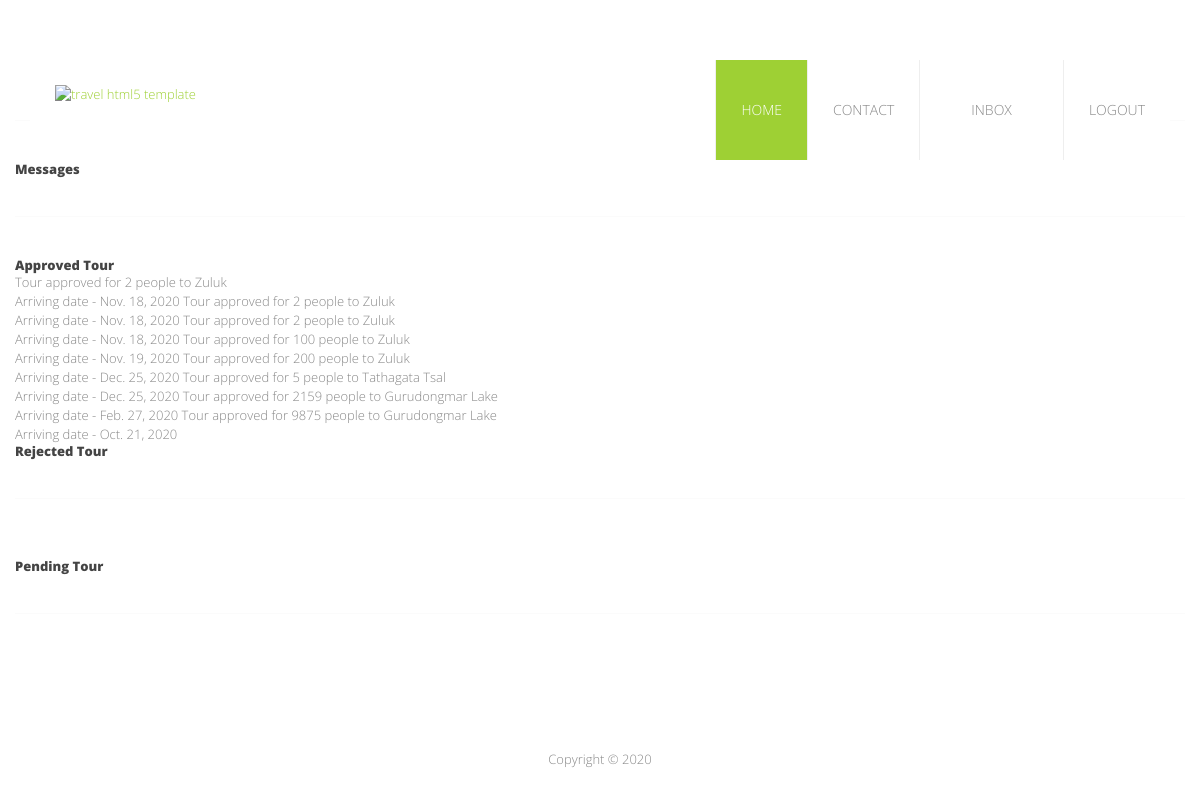
Screenshot of /Inbox (signed in) with the database file from the repository.
### signup/models.py (models this page shows)
class Tour(models.Model):
    destination = models.ForeignKey(Destinations, on_delete=models.CASCADE)
    user = models.ForeignKey(User, on_delete=models.CASCADE)
    datefrom = models.DateField(_("From"), auto_now=False, auto_now_add=False)
    dateto = models.DateField(_("To"), auto_now=False, auto_now_add=False)
    people = models.IntegerField(_("No of People"))
    read = models.BooleanField(default=False)
    arriving = models.BooleanField(default=False)
    leaving = models.BooleanField(default=False)
    timenow = models.DateTimeField(auto_now=True)
    approve = models.BooleanField(null=True, blank=True)

class Destinations(models.Model):
    name = models.CharField(_("Name"), max_length=50)
    address = models.CharField(_("Address"), max_length=100)
    description = models.CharField(_("Description"), max_length=100)
    image = models.CharField(_("Image"), max_length=50)
    text = models.TextField(_("Text"))

### signup/views.py (the view)
# urls.py: path('Inbox', views.inbox,name="inbox"),
def inbox(request):
    replies = Reply.objects.filter(message__user = request.user)
    print(request.user)
    tours = Tour.objects.filter(user = request.user)
    print(tours)
    return render(request, 'inbox.html', {'replies' : replies, 'tours': tours})

### template/inbox.html (shortened to what this page needs)
{% extends 'base.html' %}
{% load static %}
{% block content%}
        <div class="contact-page">
            <div class="container">
                <div class="row mt-5">
                    <div class="offset-2">
                        <h4 class="widget-title">Messages</h4>
                        <hr />
                            <h4 class="widget-title">Approved Tour</h4>
                            {% for i in tours %}
                                {% if i.approve == True %}
                                    <span class="text-secondary">Tour approved for {{i.people}} people to {{i.destination.name}}</span><br />
                                    <span>Arriving date - {{i.datefrom}}</span>
                                {% endif %}
                            {% endfor %}
                            <br /><h4 class="widget-title">Rejected Tour</h4>
                            <hr />
                            <br / ><h4 class="widget-title">Pending Tour</h4>
                            <hr />
                    </div>
                </div>
            </div>
        </div>
{% endblock %}

### template/base.html (shortened to what this page needs)
<!DOCTYPE html>
{% load static%}
 <html class="no-js">
    <head>
        <link rel="stylesheet" href="{% static 'css/bootstrap.min.css' %}">
        <link rel="stylesheet" href="{% static 'css/font-awesome.css' %}">
        <link rel="stylesheet" href="{% static 'css/animate.css' %}">
        <link rel="stylesheet" href="{% static 'css/templatemo_misc.css' %}">
        <link rel="stylesheet" href="{% static 'css/templatemo_style.css' %}">
    </head>
    <body>
        <div class="site-header">
            <div class="container">
                <div class="main-header">
                    <div class="row">
                        <div class="col-md-4 col-sm-6 col-xs-10">
                            <div class="logo">
                                <a href="#">
                                    <img src="{% static 'images/logo.png' %}" alt="travel html5 template" title="travel html5 template">
                                </a>
                            </div>
                        </div>
                        <div class="col-md-8 col-sm-6 col-xs-2">
                            <div class="main-menu">
                                <ul class="visible-lg visible-md">
                                    <li class="active"><a href="{% url 'list' %}">Home</a></li>
                                    <li><a href="{% url 'create' %}">Contact</a></li>
                                   {% if user.is_authenticated %}
                                        <li><a href="{% url 'inbox'%}" class="notification">
                                            <span>Inbox</span>
                                            </a></li>
                                        <li><a href="{% url 'logout' %}">Logout</a></li>
                                    {% else %}
                                    <li><a href="{% url 'login' %}">Login</a></li>
                                    <li><a href="{% url 'signup' %}">Signup</a></li>
                                    {% endif %}
                                </ul>
                            </div>
                        </div>
                    </div>
                </div>
            </div>
        </div>
    {% block content%}
    {% endblock %}
        <div class="site-footer">
            <div class="container">
                <div class="row">
                    <div class="col-md-4 col-sm-4">
                    </div>
                    <div class="col-md-4 col-sm-4">
                        <div class="copyright">
                            <span>
                                Copyright &copy; 2020
                            </span>
                        </div>
                    </div>
                    <div class="col-md-4 col-sm-4">
                        <ul class="social-icons">
                            <li><a href="#" class="fa fa-facebook"></a></li>
                            <li><a href="#" class="fa fa-twitter"></a></li>
                            <li><a href="#" class="fa fa-linkedin"></a></li>
                            <li><a href="#" class="fa fa-flickr"></a></li>
                            <li><a href="#" class="fa fa-rss"></a></li>
                        </ul>
                    </div>
                </div>
            </div>
        </div>
    </body>
</html>

### template/static/css/templatemo_style.css (style rules this page uses)
html,body,div,span,applet,object,iframe,h1,h2,h3,h4,h5,h6,p,blockquote,pre,a,abbr,acronym,address,big,cite,code,del,dfn,em,img,ins,kbd,q,s,samp,small,strike,strong,sub,sup,tt,var,b,u,i,center,dl,dt,dd,ol,ul,li,fieldset,form,label,legend,table,caption,tbody,tfoot,thead,tr,th,td,article,aside,canvas,details,embed,figure,figcaption,footer,header,hgroup,menu,nav,output,ruby,section,summary,time,mark,audio,video { margin: 0; padding: 0; border: 0; font-size: 100%; vertical-align: baseline; }
body { line-height: 1; }
ol,ul { list-style: none; }
html { font-size: 100%; -webkit-text-size-adjust: 100%; -ms-text-size-adjust: 100%; }
article,aside,details,figcaption,figure,footer,header,hgroup,nav,section,img { display: block; }
img { border: 0; -ms-interpolation-mode: bicubic; }
body { font-family: "Open Sans",Arial,sans-serif; font-size: 13px; line-height: 19px; font-weight: 300; color: #888; background-color: #fff; text-rendering: optimizeLegibility; overflow-x: hidden; }
a { color: #9ed034; text-decoration: none; -webkit-transition: all 200ms ease-in-out; -moz-transition: all 200ms ease-in-out; transition: all 200ms ease-in-out; }
h1,h2,h3,h4,h5,h6 { font-family: "Open Sans",Arial,sans-serif; color: #444; }
*,*:before,*:after { -moz-box-sizing: border-box; -webkit-box-sizing: border-box; box-sizing: border-box; }
hr { display: block; height: 1px; border: 0; border-top: 1px solid #fbfbfb; margin: 40px 0; }
.site-header { position: absolute; top: 60px; left: 0; width: 100%; z-index: 99; }
@media screen and (min-width: 240px) { .site-header { top: 0; } }
@media screen and (min-width: 992px) { .site-header { top: 60px; } }
.main-header { background: #fff; min-height: 100px; height: 100px; }
.logo { margin: 25px; overflow: hidden; }
.main-menu { text-align: right; float: right; }
.main-menu ul li { display: inline-block; float: left; padding-left: 25px; padding-right: 25px; border-left: 1px solid #eee; }
.main-menu ul li a { display: block; text-transform: uppercase; font-size: 14px; color: #888; line-height: 100px; }
.main-menu ul li.active { background: #9ed034; }
.main-menu ul li.active a { color: #fff; }
.contact-page { margin: 80px 0; }
.site-footer { margin-bottom: 80px; }
.copyright { margin-top: 15px; text-align: center; }
.social-icons { margin-top: 10px; text-align: right; }
.social-icons li { display: inline-block; margin: 0 2px; }
.social-icons li a { width: 36px; height: 36px; color: #9ed034; text-align: center; line-height: 36px; }
@media screen and (min-width: 240px) { .social-icons { text-align: center; margin-top: 30px; } }
@media screen and (min-width: 768px) { .social-icons { text-align: right; margin-top: 0; } }

### template/base.html (style rules this page uses)
.notification { color: white; text-decoration: none; padding: 0px 26px; position: relative; display: inline-block; border-radius: 2px; }

### template/inbox.html (style rules this page uses)
h4 { font-weight:800; }

### rows the page displays
Tour: people "2", destination.name "Zuluk", datefrom "Nov. 18, 2020"
Tour: people "2", destination.name "Zuluk", datefrom "Nov. 18, 2020"
Tour: people "2", destination.name "Zuluk", datefrom "Nov. 18, 2020"
Tour: people "100", destination.name "Zuluk", datefrom "Nov. 19, 2020"
Tour: people "200", destination.name "Zuluk", datefrom "Dec. 25, 2020"
Tour: people "5", destination.name "Tathagata Tsal", datefrom "Dec. 25, 2020"
Tour: people "2159", destination.name "Gurudongmar Lake", datefrom "Feb. 27, 2020"
Tour: people "9875", destination.name "Gurudongmar Lake", datefrom "Oct. 21, 2020"
